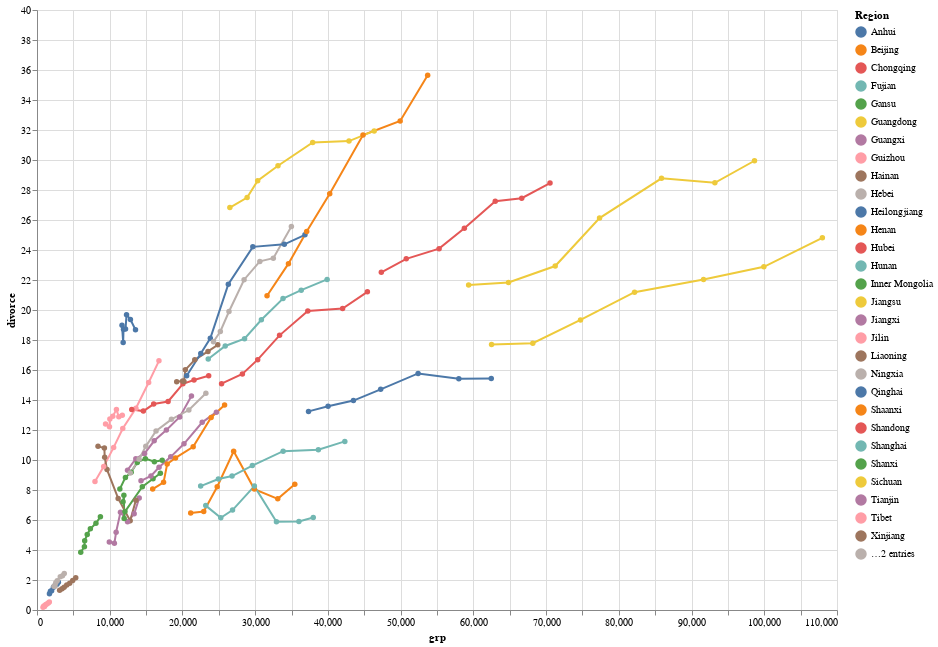

Write notebook code for a chart like this one.
### Code cell
alt.Chart(merged_df).mark_line(point=True).encode(
    x=alt.X('grp'),
    y='divorce',
    color='Region',
    tooltip=['Region', 'grp', 'divorce', 'year']
).properties(
    width=800,
    height=600
)

### Figure 1 — Vega-Lite specification as saved in the notebook (floating-point values rounded to 4 significant figures; data arrays with more than 128 entries replaced by an {"elided": "..."} marker saying what was removed)
{"config": {"view": {"continuousWidth": 400, "continuousHeight": 300}}, "data": {"name": "data-c6f25b12cd0658317ec67b938588121b"}, "mark": {"type": "line", "point": true}, "encoding": {"color": {"type": "nominal", "field": "Region"}, "tooltip": [{"type": "nominal", "field": "Region"}, {"type": "quantitative", "field": "grp"}, {"type": "quantitative", "field": "divorce"}, {"type": "nominal", "field": "year"}], "x": {"type": "quantitative", "field": "grp"}, "y": {"type": "quantitative", "field": "divorce"}}, "height": 600, "width": 800, "$schema": "https://vega.github.io/schema/vega-lite/v4.8.1.json", "datasets": {"data-c6f25b12cd0658317ec67b938588121b": {"elided": "217 records"}}}
